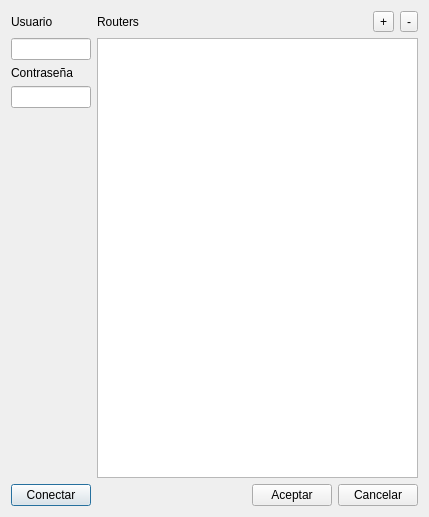
<?xml version="1.0" encoding="UTF-8"?>
<ui version="4.0">
 <class>DlgCnfgConnect</class>
 <widget class="QDialog" name="DlgCnfgConnect">
  <property name="geometry">
   <rect>
    <x>0</x>
    <y>0</y>
    <width>429</width>
    <height>517</height>
   </rect>
  </property>
  <property name="windowTitle">
   <string>Configuración routers</string>
  </property>
  <layout class="QGridLayout" name="gridLayout">
   <item row="0" column="0">
    <widget class="QLabel" name="label">
     <property name="text">
      <string>Usuario</string>
     </property>
    </widget>
   </item>
   <item row="0" column="1">
    <widget class="QLabel" name="label_3">
     <property name="text">
      <string>Routers</string>
     </property>
    </widget>
   </item>
   <item row="1" column="0">
    <widget class="QLineEdit" name="userLineEdit">
     <property name="sizePolicy">
      <sizepolicy hsizetype="Maximum" vsizetype="Fixed">
       <horstretch>0</horstretch>
       <verstretch>0</verstretch>
      </sizepolicy>
     </property>
    </widget>
   </item>
   <item row="1" column="1" rowspan="4" colspan="3">
    <widget class="QTableWidget" name="hostsTable"/>
   </item>
   <item row="2" column="0">
    <widget class="QLabel" name="label_2">
     <property name="text">
      <string>Contraseña</string>
     </property>
    </widget>
   </item>
   <item row="3" column="0">
    <widget class="QLineEdit" name="passLineEdit">
     <property name="sizePolicy">
      <sizepolicy hsizetype="Maximum" vsizetype="Fixed">
       <horstretch>0</horstretch>
       <verstretch>0</verstretch>
      </sizepolicy>
     </property>
    </widget>
   </item>
   <item row="4" column="0">
    <spacer name="verticalSpacer">
     <property name="orientation">
      <enum>Qt::Vertical</enum>
     </property>
     <property name="sizeHint" stdset="0">
      <size>
       <width>20</width>
       <height>40</height>
      </size>
     </property>
    </spacer>
   </item>
   <item row="5" column="0">
    <widget class="QPushButton" name="connectButton">
     <property name="sizePolicy">
      <sizepolicy hsizetype="Maximum" vsizetype="Fixed">
       <horstretch>0</horstretch>
       <verstretch>0</verstretch>
      </sizepolicy>
     </property>
     <property name="text">
      <string>Conectar</string>
     </property>
    </widget>
   </item>
   <item row="5" column="1">
    <spacer name="horizontalSpacer">
     <property name="orientation">
      <enum>Qt::Horizontal</enum>
     </property>
     <property name="sizeHint" stdset="0">
      <size>
       <width>336</width>
       <height>20</height>
      </size>
     </property>
    </spacer>
   </item>
   <item row="5" column="2">
    <widget class="QPushButton" name="acceptButton">
     <property name="text">
      <string>Aceptar</string>
     </property>
    </widget>
   </item>
   <item row="5" column="3">
    <widget class="QPushButton" name="cancelButton">
     <property name="text">
      <string>Cancelar</string>
     </property>
    </widget>
   </item>
   <item row="0" column="2" colspan="2">
    <layout class="QHBoxLayout" name="horizontalLayout">
     <item>
      <spacer name="horizontalSpacer_2">
       <property name="orientation">
        <enum>Qt::Horizontal</enum>
       </property>
       <property name="sizeHint" stdset="0">
        <size>
         <width>40</width>
         <height>20</height>
        </size>
       </property>
      </spacer>
     </item>
     <item>
      <widget class="QToolButton" name="addButton">
       <property name="text">
        <string>+</string>
       </property>
      </widget>
     </item>
     <item>
      <widget class="QToolButton" name="delButton">
       <property name="text">
        <string>-</string>
       </property>
      </widget>
     </item>
    </layout>
   </item>
  </layout>
 </widget>
 <resources/>
 <connections/>
</ui>
